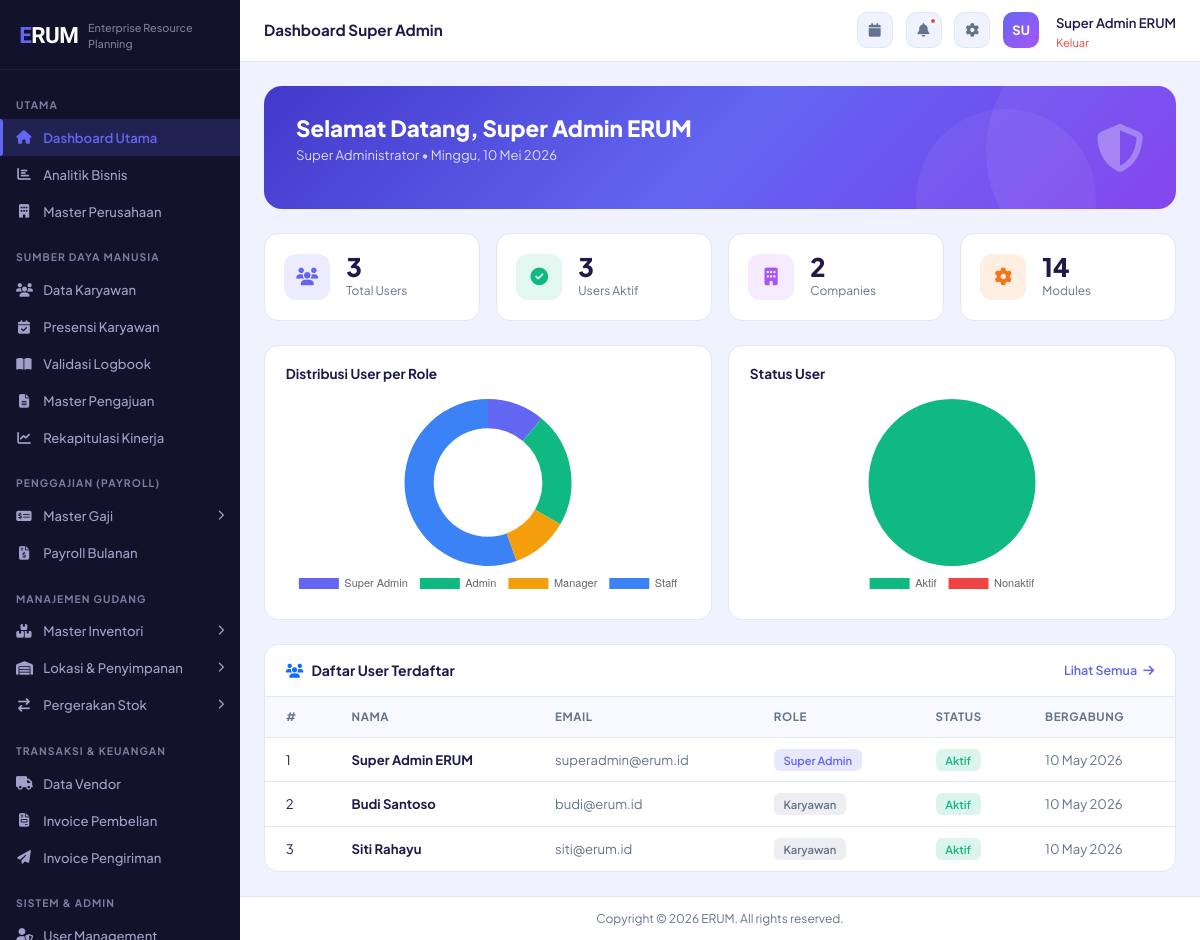
The page /api/dashboard_admin.php (signed in) on the database its author committed.
### tables this page shows
CREATE TABLE IF NOT EXISTS users (
    id          BIGINT       NOT NULL AUTO_INCREMENT,
    nama        VARCHAR(100) NOT NULL,
    email       VARCHAR(150) NOT NULL UNIQUE,
    password    VARCHAR(255) NOT NULL,
    role        ENUM('superadmin','user') NOT NULL DEFAULT 'user',
    status      ENUM('aktif','nonaktif') NOT NULL DEFAULT 'aktif',
    foto        VARCHAR(255) DEFAULT NULL,
    telepon     VARCHAR(20)  DEFAULT NULL,
    created_at  DATETIME     NOT NULL DEFAULT CURRENT_TIMESTAMP,
    updated_at  DATETIME     NOT NULL DEFAULT CURRENT_TIMESTAMP ON UPDATE CURRENT_TIMESTAMP,
    PRIMARY KEY (id),
    KEY idx_email (email),
    KEY idx_role  (role),
    KEY idx_status (status)
);

### api/dashboard_admin.php (the view, shortened to what this page needs)
<?php
$db = getDB();
$totalUsers    = $db->query("SELECT COUNT(*) FROM users")->fetchColumn();
$aktifUsers    = $db->query("SELECT COUNT(*) FROM users WHERE status='aktif'")->fetchColumn();
$companies     = $db->query("SELECT COUNT(*) FROM perusahaan")->fetchColumn();
$roleRows = $db->query("SELECT role, COUNT(*) AS total FROM users GROUP BY role")->fetchAll();
$roleData  = [];
foreach($roleRows as $r) $roleData[$r['role']] = $r['total'];
$aktifCount    = $db->query("SELECT COUNT(*) FROM users WHERE status='aktif'")->fetchColumn();
$nonaktifCount = $db->query("SELECT COUNT(*) FROM users WHERE status='nonaktif'")->fetchColumn();
$adminNama = $_SESSION['nama'];
$todayId = ['Sunday'=>'Minggu','Monday'=>'Senin','Tuesday'=>'Selasa','Wednesday'=>'Rabu','Thursday'=>'Kamis','Friday'=>'Jumat','Saturday'=>'Sabtu'];
$today = $todayId[date('l')] . ', ' . date('d') . ' ' . ['','Januari','Februari','Maret','April','Mei','Juni','Juli','Agustus','September','Oktober','November','Desember'][(int)date('m')] . ' ' . date('Y');
?>
<!DOCTYPE html>
<html lang="id">
<head>
  <link href="https://cdnjs.cloudflare.com/ajax/libs/bootstrap/5.3.2/css/bootstrap.min.css" rel="stylesheet"/>
  <link href="https://cdnjs.cloudflare.com/ajax/libs/font-awesome/6.5.0/css/all.min.css" rel="stylesheet"/>
</head>
<body>
<aside class="sidebar" id="sidebar">
  <div class="sidebar-logo">
    <div class="brand"><span class="e">E</span><span class="rum">RUM</span></div>
    <small>Enterprise Resource Planning</small>
  </div>
  <div class="sidebar-scroll">
    <div class="nav-label">Utama</div>
    <a class="nav-item active" href="dashboard_admin.php"><span class="nav-icon"><i class="fa fa-house"></i></span>Dashboard Utama</a>
    <a class="nav-item" href="analitik.php"><span class="nav-icon"><i class="fa fa-chart-bar"></i></span>Analitik Bisnis</a>
    <a class="nav-item" href="perusahaan.php"><span class="nav-icon"><i class="fa fa-building"></i></span>Master Perusahaan</a>
    <div class="nav-label">Sumber Daya Manusia</div>
    <a class="nav-item" href="karyawan.php"><span class="nav-icon"><i class="fa fa-users"></i></span>Data Karyawan</a>
    <a class="nav-item" href="presensi.php"><span class="nav-icon"><i class="fa fa-calendar-check"></i></span>Presensi Karyawan</a>
    <a class="nav-item" href="logbook.php"><span class="nav-icon"><i class="fa fa-book-open"></i></span>Validasi Logbook</a>
    <a class="nav-item" href="pengajuan.php"><span class="nav-icon"><i class="fa fa-file-alt"></i></span>Master Pengajuan</a>
    <a class="nav-item" href="rekapitulasi.php"><span class="nav-icon"><i class="fa fa-chart-line"></i></span>Rekapitulasi Kinerja</a>
    <div class="nav-label">Penggajian (Payroll)</div>
    <a class="nav-item nav-toggle" data-target="payroll-sub"><span class="nav-icon"><i class="fa fa-money-check-alt"></i></span>Master Gaji<i class="fa fa-chevron-right chevron"></i></a>
    <a class="nav-item" href="payroll.php"><span class="nav-icon"><i class="fa fa-file-invoice-dollar"></i></span>Payroll Bulanan</a>
    <div class="nav-label">Manajemen Gudang</div>
    <a class="nav-item nav-toggle" data-target="inv-sub"><span class="nav-icon"><i class="fa fa-boxes-stacked"></i></span>Master Inventori<i class="fa fa-chevron-right chevron"></i></a>
    <a class="nav-item nav-toggle" data-target="lokasi-sub"><span class="nav-icon"><i class="fa fa-warehouse"></i></span>Lokasi & Penyimpanan<i class="fa fa-chevron-right chevron"></i></a>
    <a class="nav-item nav-toggle" data-target="stok-sub"><span class="nav-icon"><i class="fa fa-arrow-right-arrow-left"></i></span>Pergerakan Stok<i class="fa fa-chevron-right chevron"></i></a>
    <div class="nav-label">Transaksi & Keuangan</div>
    <a class="nav-item" href="vendor.php"><span class="nav-icon"><i class="fa fa-truck"></i></span>Data Vendor</a>
    <a class="nav-item" href="invoice_pembelian.php"><span class="nav-icon"><i class="fa fa-file-invoice"></i></span>Invoice Pembelian</a>
    <a class="nav-item" href="invoice_pengiriman.php"><span class="nav-icon"><i class="fa fa-paper-plane"></i></span>Invoice Pengiriman</a>
    <div class="nav-label">Sistem & Admin</div>
    <a class="nav-item" href="user_management.php"><span class="nav-icon"><i class="fa fa-user-shield"></i></span>User Management</a>
  </div>
</aside>
<div class="main-wrap">
  <header class="topbar">
    <div class="topbar-title">Dashboard Super Admin</div>
    <div class="topbar-icons">
      <div class="topbar-icon-btn"><i class="fa fa-calendar"></i></div>
      <div class="topbar-icon-btn"><i class="fa fa-bell"></i><span class="notif-badge"></span></div>
      <div class="topbar-icon-btn"><i class="fa fa-gear"></i></div>
      <div class="topbar-avatar"><?= strtoupper(substr($adminNama,0,2)) ?></div>
      <div class="topbar-user ms-1">
        <span><?= htmlspecialchars($adminNama) ?></span>
        <small><a href="logout.php" style="color:#ef4444;text-decoration:none;">Keluar</a></small>
      </div>
    </div>
  </header>
  <main class="main-content">
    <div class="welcome-banner">
      <div>
        <h2>Selamat Datang, <?= htmlspecialchars($adminNama) ?></h2>
        <p>Super Administrator &bull; <?= $today ?></p>
      </div>
      <i class="fa fa-shield-halved shield-icon"></i>
    </div>
    <div class="stats-grid">
      <div class="stat-card">
        <div class="stat-icon blue"><i class="fa fa-users"></i></div>
        <div><div class="stat-val"><?= $totalUsers ?></div><div class="stat-lbl">Total Users</div></div>
      </div>
      <div class="stat-card">
        <div class="stat-icon green"><i class="fa fa-circle-check"></i></div>
        <div><div class="stat-val"><?= $aktifUsers ?></div><div class="stat-lbl">Users Aktif</div></div>
      </div>
      <div class="stat-card">
        <div class="stat-icon purple"><i class="fa fa-building"></i></div>
        <div><div class="stat-val"><?= $companies ?></div><div class="stat-lbl">Companies</div></div>
      </div>
      <div class="stat-card">
        <div class="stat-icon orange"><i class="fa fa-gear"></i></div>
        <div><div class="stat-val">14</div><div class="stat-lbl">Modules</div></div>
      </div>
    </div>
    <div class="charts-row">
      <div class="chart-card">
        <h6>Distribusi User per Role</h6>
        <canvas id="roleChart"></canvas>
      </div>
      <div class="chart-card">
        <h6>Status User</h6>
        <canvas id="statusChart"></canvas>
      </div>
    </div>
    <div class="table-card">
      <div class="table-card-header">
        <h6><i class="fa fa-users me-2 text-primary"></i>Daftar User Terdaftar</h6>
        <a href="user_management.php" style="font-size:.78rem;color:var(--primary);text-decoration:none;font-weight:600;">Lihat Semua <i class="fa fa-arrow-right ms-1"></i></a>
      </div>
      <table>
        <thead>
          <tr>
            <th>#</th><th>Nama</th><th>Email</th><th>Role</th><th>Status</th><th>Bergabung</th>
          </tr>
        </thead>
        <tbody id="userTableBody">
          <?php
          $users = $db->query("SELECT id,nama,email,role,status,created_at FROM users ORDER BY created_at DESC LIMIT 10")->fetchAll();
          foreach($users as $i=>$u):
          ?>
          <tr>
            <td><?= $i+1 ?></td>
            <td><strong><?= htmlspecialchars($u['nama']) ?></strong></td>
            <td style="color:var(--text-muted)"><?= htmlspecialchars($u['email']) ?></td>
            <td>
              <?php
              $roleClass = ['superadmin'=>'badge-sa','user'=>'badge-user'][$u['role']] ?? 'badge-user';
              $roleLabel = ['superadmin'=>'Super Admin','user'=>'Karyawan'][$u['role']] ?? $u['role'];
              ?>
              <span class="badge-role <?= $roleClass ?>"><?= $roleLabel ?></span>
            </td>
            <td><span class="badge-role <?= $u['status']==='aktif' ? 'badge-aktif' : 'badge-nonaktif' ?>"><?= ucfirst($u['status']) ?></span></td>
            <td style="color:var(--text-muted)"><?= date('d M Y', strtotime($u['created_at'])) ?></td>
          </tr>
          <?php endforeach; ?>
        </tbody>
      </table>
    </div>
  </main>
  <footer class="site-footer">Copyright © 2026 ERUM. All rights reserved.</footer>
</div>
<script>
$(function(){
  // Sidebar toggle mobile
  $('#sidebarToggle').on('click', function(){
    $('#sidebar').toggleClass('open');
  });
  // Nav sub-toggle
  $('.nav-toggle').on('click', function(){
    var target = $(this).data('target');
    $('#'+target).toggleClass('show');
    $(this).toggleClass('open');
  });
  // Role chart
  var roleCtx = document.getElementById('roleChart').getContext('2d');
  new Chart(roleCtx, {
    type: 'doughnut',
    data: {
      labels: ['Super Admin','Admin','Manager','Staff'],
      datasets:[{
        data: [
          <?= $roleData['superadmin'] ?? 1 ?>,
          <?= ($roleData['admin'] ?? 0) + 2 ?>,
          <?= ($roleData['manager'] ?? 0) + 1 ?>,
          <?= ($roleData['user'] ?? 2) + 3 ?>
        ],
        backgroundColor: ['#6366f1','#10b981','#f59e0b','#3b82f6'],
        borderWidth: 0,
        hoverOffset: 6,
      }]
    },
    options: {
      cutout: '65%', plugins:{ legend:{ position:'bottom', labels:{ font:{size:11}, padding:12 } } },
      responsive: true, maintainAspectRatio: true,
    }
  });
  // Status chart
  var statusCtx = document.getElementById('statusChart').getContext('2d');
  new Chart(statusCtx, {
    type: 'pie',
    data: {
      labels: ['Aktif','Nonaktif'],
      datasets:[{
        data: [<?= $aktifCount ?>, <?= $nonaktifCount ?>],
        backgroundColor: ['#10b981','#ef4444'],
        borderWidth: 0,
        hoverOffset: 6,
      }]
    },
    options: {
      plugins:{ legend:{ position:'bottom', labels:{ font:{size:11}, padding:12 } } },
      responsive: true, maintainAspectRatio: true,
    }
  });
});
</script>
</body>
</html>

### rows shown on the page
users: nama "Super Admin ERUM", email "superadmin@erum.id", role "Super Admin", status "Aktif", created_at "10 May 2026"
users: nama "Budi Santoso", email "budi@erum.id", role "Karyawan", status "Aktif", created_at "10 May 2026"
users: nama "Siti Rahayu", email "siti@erum.id", role "Karyawan", status "Aktif", created_at "10 May 2026"

### other values the page prints
substr($adminNama,0,2) "SU"
$adminNama "Super Admin ERUM"
$totalUsers "3"
$aktifUsers "3"
$companies "2"
chart data {{ $roleData['superadmin'] }} 1
chart data {{ ($roleData['admin'] ?? 0) + 2 }} 2
chart data {{ ($roleData['manager'] ?? 0) + 1 }} 1
chart data {{ ($roleData['user'] ?? 2) + 3 }} 5
